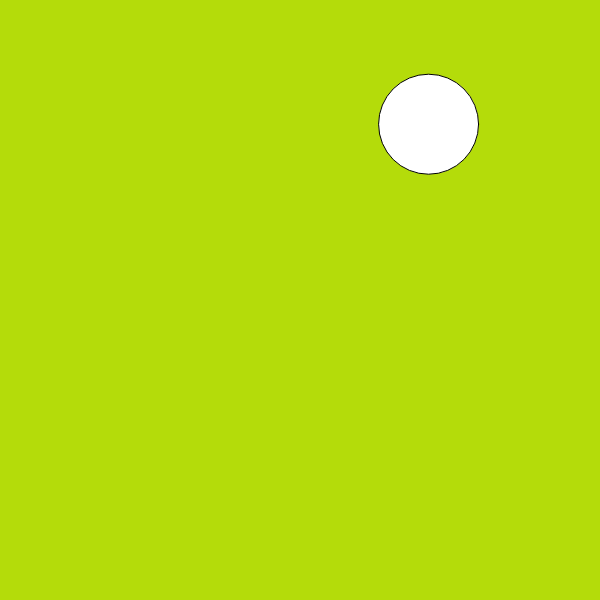
Frame 1 (no input)
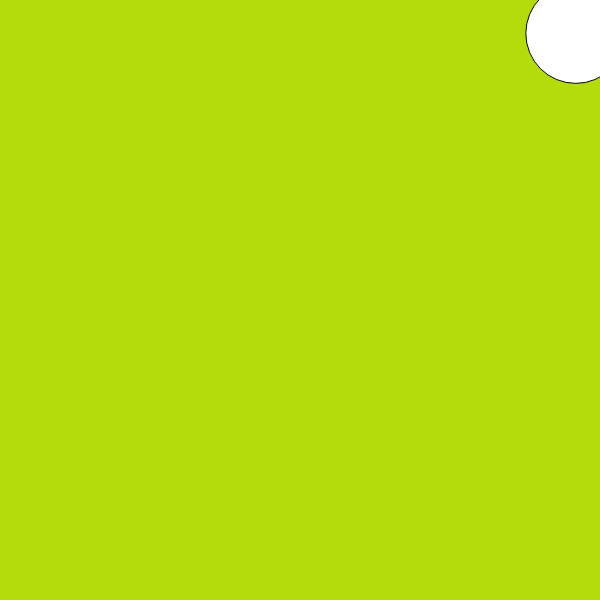
Frame 60 (no input)
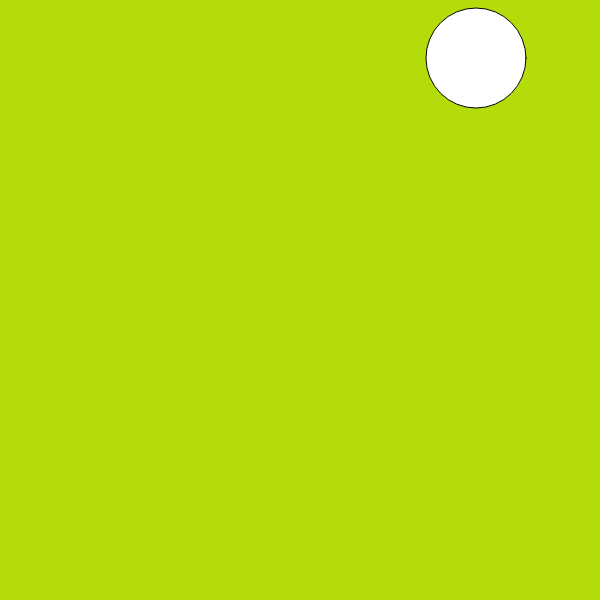
Frame 120 (the mouse pressed at the canvas centre since frame 60)

The p5.js sketch that drew these frames (run headless with seeded random() and noise() and a simulated clock; from frame 60 on, the mouse is pressed at the canvas centre):

// p5.js sketch
// ── sketch.js
var xPos, yPos;
var xDir, yDir;

function setup() {
    createCanvas(600, 600);
    xPos = random(width);
    yPos = random(height);
    xDir = random(-5, 5);
    yDir = random(-5, 5);
}

function draw() {
    background(180, 220, 10);
    ellipse(xPos, yPos, 100, 100);
    if (xPos > width) {
        // do a thing
        xDir *= -1;
    }
    if (xPos < 0) {
        // do a thing
        xDir *= -1;
    }
    if (yPos > height) {
        // do a thing
        yDir *= -1;
    }
    if (yPos < 0) {
        // do a thing
        yDir *= -1;
    }
    xPos += xDir;
    yPos += yDir;
}
